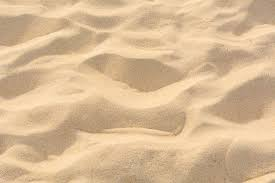
#> input picture PreProcessedImages/Sand/Sand1.png, 275 x 183 px
$ python main.py   (older library calls are emulated)
#> lines starting #> are read from the running program, lines starting #| are printed output that depends on the picture
### MLP/RNAExtractAttributes.py
import numpy as np
import cv2
from skimage.feature import graycomatrix, graycoprops

def __main__():
  # Array with pasts name
  pasts = ['Sand', 'Grass', 'Wood', 'Stone']

  # Output file name
  fileOutput = "MLP/Attributes.txt"
  attributeMatrix = []

  for i in range(0,4):
    for j in range(0,25):

      #Load the image
      image = cv2.imread('PreProcessedImages/' + pasts[i] + '/' + pasts[i] + str(j+1) + '.png')
#> image is the input picture: shape (183, 275, 3); mean B, G, R 148.6, 185.6, 216.2
      image = cv2.resize(image, (256,256))
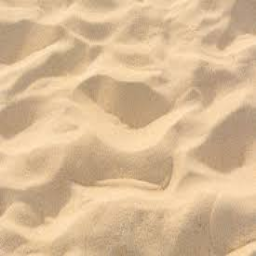
#> image: shape (256, 256, 3); mean B, G, R 148.5, 185.4, 216.1
      image = cv2.cvtColor(image, cv2.COLOR_BGR2GRAY)
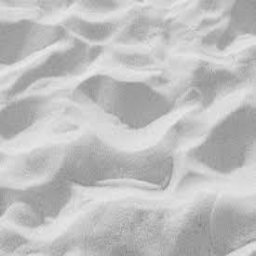
#> image: shape (256, 256); min 130, max 234, mean 190.4

      if image is not None:
        glcm = graycomatrix(image, [1], [0], symmetric=True, normed=True)

        # Extract attributes from GLCM
        constrast = graycoprops(glcm, 'contrast')[0][0]
#> constrast = 12.03
        homogeneity = graycoprops(glcm, 'homogeneity')[0][0]
#> homogeneity = 0.42
        energy = graycoprops(glcm, 'energy')[0][0]
#> energy = 0.0434
        correlation = graycoprops(glcm, 'correlation')[0][0]
#> correlation = 0.987
        average = np.mean(image)
#> average = 190.4
        standard_deviation = np.std(image)
#> standard_deviation = 21.87
        hist, _ = np.histogram(image.flatten(), bins=256, range=[0,256])
#> hist = 256 values, max 1376 at index 161, min 0 at index 0, mean 256
        histSum = np.sum(hist)
#> histSum = 65536
        epsilon = 1e-10
        entropy = -np.sum(np.nan_to_num((hist / (histSum + epsilon)) * np.log2((hist + epsilon) / (histSum + epsilon))))
#> entropy = 6.23

        atributoVetor = [constrast, homogeneity, energy,  correlation, average,  standard_deviation, entropy, pasts[i]]
#> atributoVetor = [12.03, 0.42, 0.0434, 0.987, 190.4, 21.87, 6.23, 'Sand']
        attributeMatrix.append(atributoVetor)
      else:
        print('Past: ' + pasts[i] + ' | ' + 'File: ' + pasts[i] + str(j+1) + '.png')
        print("Image was not loaded.")

  with open(fileOutput, "w") as file:
      for i, vector in enumerate(attributeMatrix):
          file.write(", ".join(map(str, vector)))
          if i < len(attributeMatrix) - 1:
              file.write("\n")

# [2 lines that do not run on import are left out]

### main.py
from MLP import RNAExtractAttributes, RNATrainAndTest

def __main__():
    RNAExtractAttributes.__main__()
    RNATrainAndTest.__main__()

if __name__ == "__main__":
#> (the run stopped early here; a loop or call above may not have finished)
